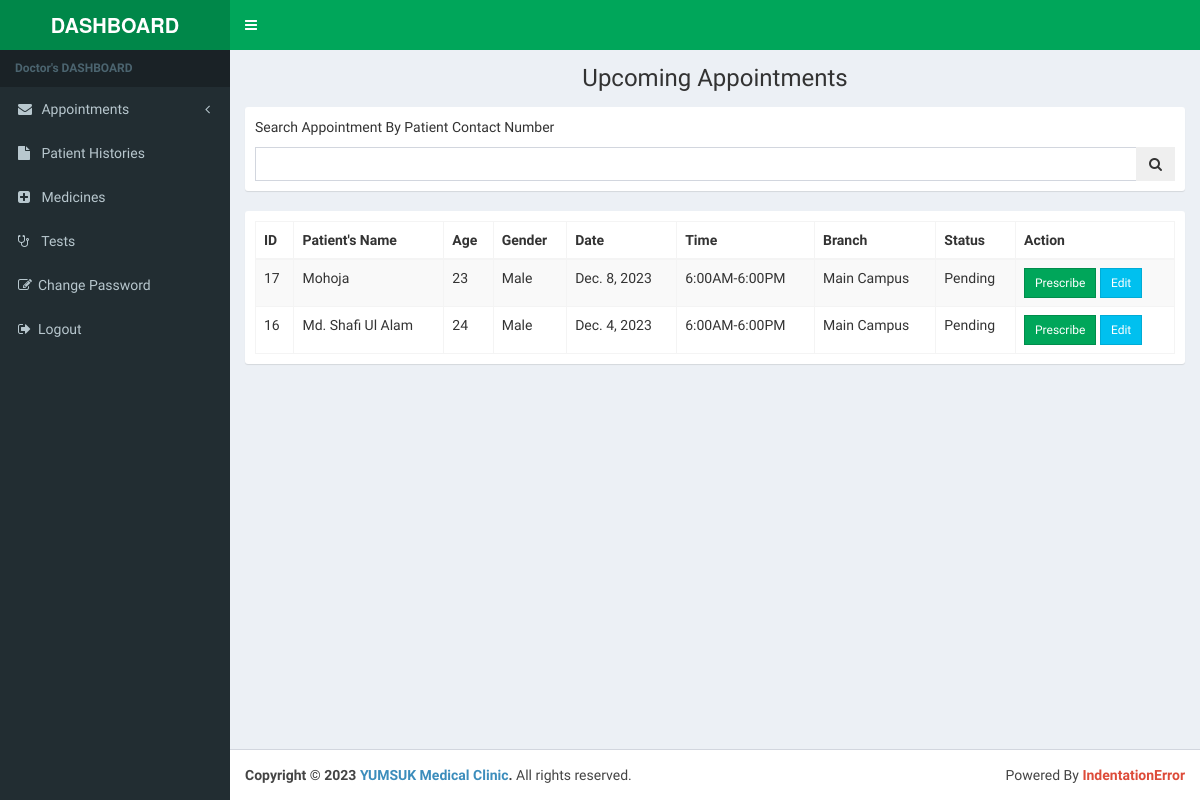
The page /appointment/upcoming/ (signed in) on the database its author committed.
### patient_appointment/models.py (models this page shows, shortened)
class Appointment(models.Model):
    patient = models.ForeignKey(Patient, on_delete=models.CASCADE, related_name="appointment")
    dentist = models.ForeignKey(AuthUser, on_delete=models.CASCADE, related_name="appointment")
    schedule = models.ForeignKey(Schedule, on_delete=models.CASCADE, related_name="appointment")
    date = models.DateField()
    status = models.CharField(max_length=9, choices=APPOINTMENT_STATUS, default='pending')
    secret = models.CharField(max_length=8,blank=True)
    created_at = models.DateTimeField(auto_now=True)

class Patient(models.Model):
    name = models.CharField(max_length=100)
    age = models.PositiveIntegerField()
    gender = models.CharField(max_length=6, choices=GENDER_CHOICES)
    email = models.EmailField(max_length=100, null=True, blank=True)
    contact_number = models.CharField(max_length=14, unique=True)
    created_at = models.DateTimeField(auto_now=True)
    updated_at = models.DateTimeField(auto_now_add=True)

### authentication/models.py (models this page shows, shortened)
class Schedule(models.Model):
    dentist = models.ForeignKey(AuthUser, on_delete=models.CASCADE, related_name='schedule')
    start = models.TimeField()
    end = models.TimeField()
    branch_name = models.CharField(max_length=15, choices=BRANCH_CHOICES, default="uttara")
    weekday = models.CharField(choices=WEEK_DAYS, default="Sunday", max_length=10)
    max_patient = models.PositiveIntegerField(default=15)

### patient_appointment/views.py (the view)
# urls.py: path('upcoming/', views.upcoming_appointments, name='upcoming_appointments'),
@login_required
def upcoming_appointments(request):
    appointments = Appointment.objects.prefetch_related().filter(dentist=request.user,status="pending").order_by('-created_at',)
    return render(request,'dashboard/appointment_list.html', {'appointments':appointments,'headline':"Upcoming Appointments"})

### authentication/models.py (called while the page is built)
    def get_image(self):
        if self.image:
            return self.image.url
        return "/media/profileImages/noprofile.png"

### templates/dashboard/appointment_list.html (shortened to what this page needs)
{%extends 'dashboard/dashboard_base.html'%}{% load i18n %} {%block content%}
<section class="content-header">
    <h1 class="text-capitalize text-center">{{headline}}</h1>
</section>
<section class="content">
    <div class="row">
        <div class="col-lg-6 col-lg-offset-3">
        </div>
    </div>
    <div class="box box-widget">
        <div class="box-body">
            <p>Search Appointment By Patient Contact Number</p>
            <form id="appointmentSearchForm" action="/appointment/search/" method="POST">
                <div class="input-group">
                    <input type="text" class="form-control" name="search_param" id="search_param" maxlength="16" minlength="16">
                    <span class="input-group-btn">
                        <button type="button" class="btn btn-flat" id="appointmentSearchBtn">
                            <i class="fa fa-search"></i>
                        </button>
                    </span>
                </div>
            </form>
        </div>
    </div>
    <div class="box box-widget">
        <div class="box-body">
            <table id="appointmentTable" class="table table-striped table-bordered" cellspacing="0" width="100%">
                <thead>
                    <tr>
                        <th>ID</th>
                        <th>Patient's Name</th>
                        <th>Age</th>
                        <th>Gender</th>
                        <th>Date</th>
                        <th>Time</th>
                        <th>Branch</th>
                        <th>Status</th>
                        <th>Action</th>
                    </tr>
                </thead>
                <tbody>
                    {%for appointment in appointments%}
                    <tr>
                        <td>{{appointment.id}}</td>
                        <td>{{appointment.patient.name|title}}</td>
                        <td>{{appointment.patient.age}}</td>
                        <td>{{appointment.patient.gender|title}}</td>
                        <td>{{appointment.date}}</td>
                        <td>{{appointment.schedule.start|time:"g:iA"}}-{{appointment.schedule.end|time:"g:iA"}}</td>
                        <td>{{appointment.schedule.branch_name|title}}</td>
                        <td>{{appointment.status|title}}</td>
                        <td>
                            <a class="btn btn-sm btn-flat btn-success" href="/prescription/prescribe/{{appointment.id}}/">Prescribe</a>
                            <a class="btn btn-sm btn-flat btn-info" href="/appointment/edit/{{appointment.id}}/">Edit</a>
                        </td>
                    </tr>
                    {%endfor%}
                </tbody>
            </table>
        </div>
    </div>
</section>
{%endblock%}

### rows shown on the page
Appointment: id "17", patient.name "Mohoja", patient.age "23", patient.gender "Male", date "Dec. 8, 2023", schedule.start "6:00AM", schedule.end "6:00PM", schedule.branch_name "Main Campus", status "Pending"
Appointment: id "16", patient.name "Md. Shafi Ul Alam", patient.age "24", patient.gender "Male", date "Dec. 4, 2023", schedule.start "6:00AM", schedule.end "6:00PM", schedule.branch_name "Main Campus", status "Pending"

### other values the page prints
{{ headline }} "Upcoming Appointments"
